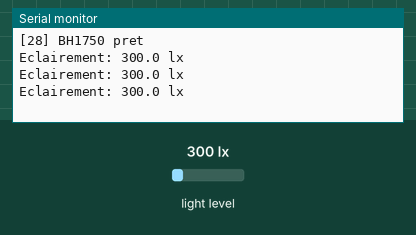
The sketch below on a simulated Arduino Uno, built with avr-gcc and run on an emulated ATmega328P. On the bench: the last lines printed to the serial monitor. The inputs (shaded band) are chosen by the test bench; at power-on: light level 300 lx.

Above: at 1.3 s.
1.4 s: light level set to 40 lx
At 1.9 s:
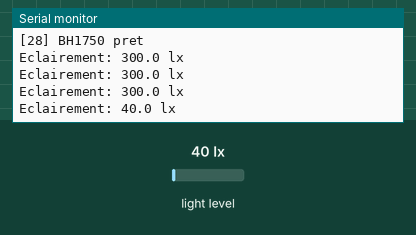
2.9 s: light level set to 500 lx
At 3.4 s:
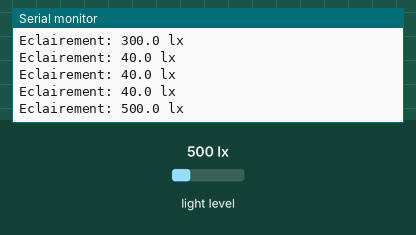
Timing chart, 0 to 5.9 s (numbered marks = the images above; inputs shaded):
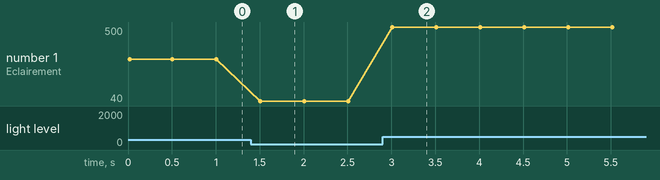

The sketch:

28_BH1750_Luxmetre.ino
```cpp
/*
 * =====================================================================
 *  Arduino Lab Nexus v6.1.0 STABLE  -  BH1750 Luxmètre
 * =====================================================================
 *  Explication : Mesure l'éclairement lumineux en lux avec un BH1750 en I2C.
 *  Carte       : Arduino UNO / Nano (ATmega328P) - compatible Mega
 *  Moniteur    : 9600 bauds
 *
 *  Câblage :
 *   Arduino 5V     -> BH1750 VCC
 *   Arduino GND    -> BH1750 GND
 *   Arduino A4     -> BH1750 SDA
 *   Arduino A5     -> BH1750 SCL
 *
 *  Bibliothèques requises (arduino-cli lib install "...") : BH1750
 * =====================================================================
 */
// @libs: BH1750

#include <Wire.h>
#include <BH1750.h>

// Objet capteur
BH1750 luxmetre;

void setup() {
  Serial.begin(9600);
  Wire.begin();                         // démarre le bus I2C
  if (!luxmetre.begin()) {
    Serial.println(F("BH1750 introuvable, verifier le cablage"));
    while (true) {}
  }
  Serial.println(F("[28] BH1750 pret"));
}

void loop() {
  float lux = luxmetre.readLightLevel();
  Serial.print(F("Eclairement: ")); Serial.print(lux, 1); Serial.println(F(" lx"));
  delay(500);
}
```

Measured:
- after the input at 1.4 s, the serial monitor: prints a new line after 0.10 s (image 1)
- after the input at 2.9 s, the serial monitor: prints a new line after 0.11 s (image 2)
- plotted number 1: 300 → 40 after the input at 1.4 s, 40 → 500 after the input at 2.9 s
